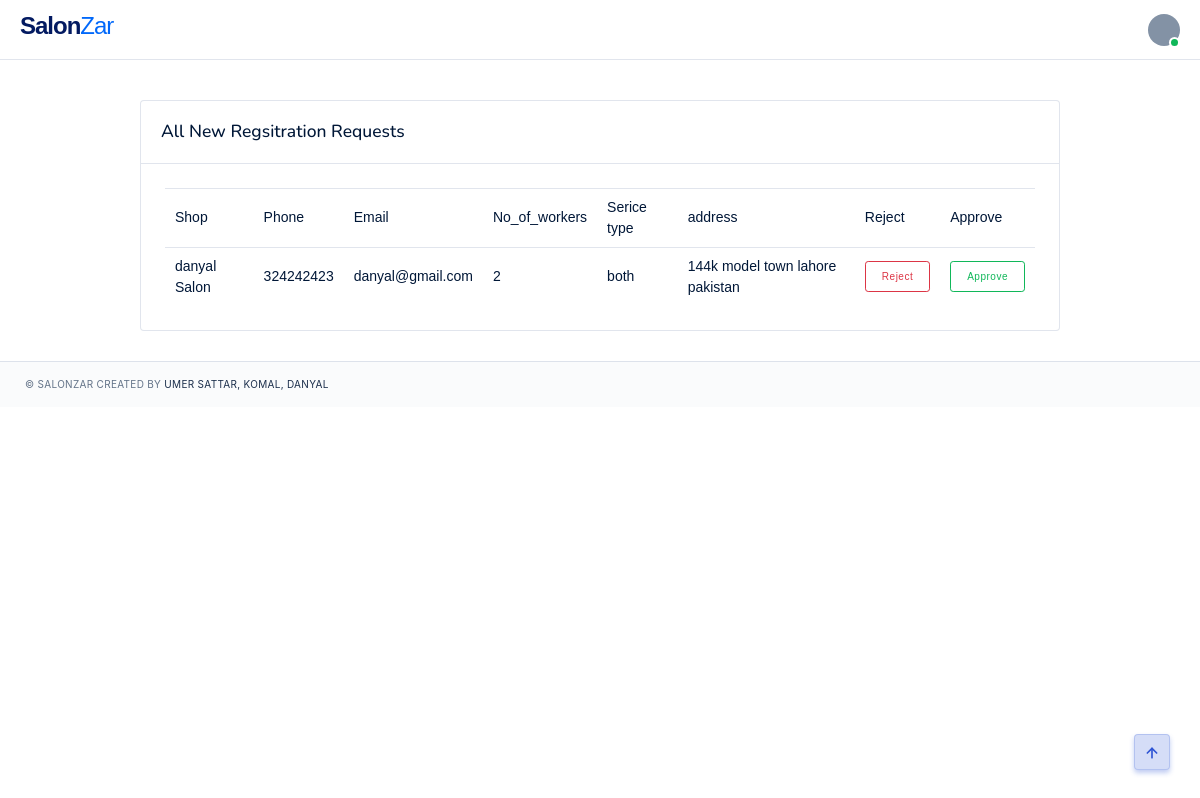
The page /controller_home/ (signed in) on the database its author committed.
### salons/models.py (models this page shows, shortened)
class Salon(models.Model):
    HOME = 'home service'
    SHOP = 'shop'
    BOTH = 'both'
    PENDING ='pending'
    APPROVED = 'approved'
    service_category =[
        (HOME,'Home Service'),
        (SHOP,'Shop'),
        (BOTH,'Both')
    ]
    status_choices =[
        (PENDING,'Pending'),
        (APPROVED,'Approved')
    ]
    user = models.OneToOneField(User,null=True,on_delete=models.CASCADE)
    shop_name = models.CharField(max_length=200,null=True)
    phone = models.CharField(max_length=200, null=True)
    email = models.CharField(max_length=200, null=True)
    no_of_workers = models.IntegerField(null=True)
    serivice_type = models.CharField(max_length=100,null=True,choices=service_category)
    address = models.CharField(null=True,max_length=100,blank=True)
    status = models.CharField(max_length=100,null=True,choices=status_choices)
    thumbnail = models.ImageField(upload_to='SalonImages/',null=True,blank=True)

### salons/decorators.py (the view)
		def wrapper_func(request,*args,**kwargs):
			group = None
			if request.user.groups.exists():
				group = request.user.groups.all()[0].name
			if group in allowed_roles:
				return view_func(request,*args,**kwargs)
			else:
				return HttpResponse('You are not allowed to view this page')

### salons/templatetags/user_tags.py (called while the page is built)
@register.filter(name='has_group')
def has_group(user, group_name):
    return user.groups.filter(name=group_name).exists()

### salons/views.py (called while the page is built)
@login_required(login_url=login_page)
@allowed_users(allowed_roles=['admin'])
def admin_home(request):
    all_requests = Salon.objects.filter(status='pending')
    context={'all_requests':all_requests}
    return render(request,'pages/admin_panel.html',context)

### salons/templates/pages/admin_panel.html (shortened to what this page needs)
{% extends 'pages/base.html' %} {% block content %}
<div class="container col-lg-10">
  <div class="row row-xs">
    <div class="col-lg-12 col-xl-12 mg-t-10">
      <div class="card">
        <div
          class="card-header pd-y-20 d-md-flex align-items-center justify-content-between"
        >
          <h5 class="mg-b-0">All New Regsitration Requests</h5>
        </div>
        <div class="card-body">
          <div class="table-responsive">
            <table class="table mg-b-0">
              <thead>
                <tr>
                  <th>Shop</th>
                  <th>Phone</th>
                  <th>Email</th>
                  <th>No_of_workers</th>
                  <th>Serice type</th>
                  <th>address</th>
                  <th>Reject</th>
                  <th>Approve</th>
                </tr>
              </thead>
              <tbody>
                {% for r in all_requests %}
                <tr>
                  <td class="tx-14">{{r.shop_name}}</td>
                  <td class="tx-14">{{r.phone}}</td>
                  <td class="tx-14">{{r.email}}</td>
                  <td class="tx-14">{{r.no_of_workers}}</td>
                  <td class="tx-14">{{r.serivice_type}}</td>
                  <td class="tx-14">{{r.address}}</td>
                  <td>
                    <a href="" class="btn btn-outline-danger btn-sm">Reject</a>
                  </td>
                  <td>
                    <a
                      href="{% url 'approve_salon' r.id %}"
                      class="btn btn-outline-success btn-sm"
                      >Approve</a
                    >
                  </td>
                </tr>
                {% endfor %}
              </tbody>
            </table>
          </div>
        </div>
      </div>
    </div>
  </div>
</div>
{% endblock %}

### rows shown on the page
Salon: shop_name "danyal Salon", phone "324242423", email "danyal@gmail.com", no_of_workers "2", serivice_type "both", address "144k model town lahore pakistan"
